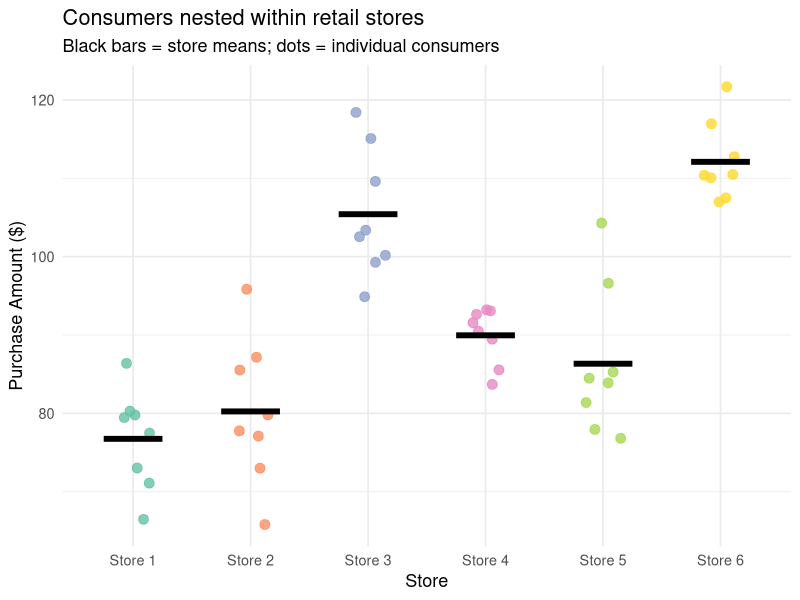
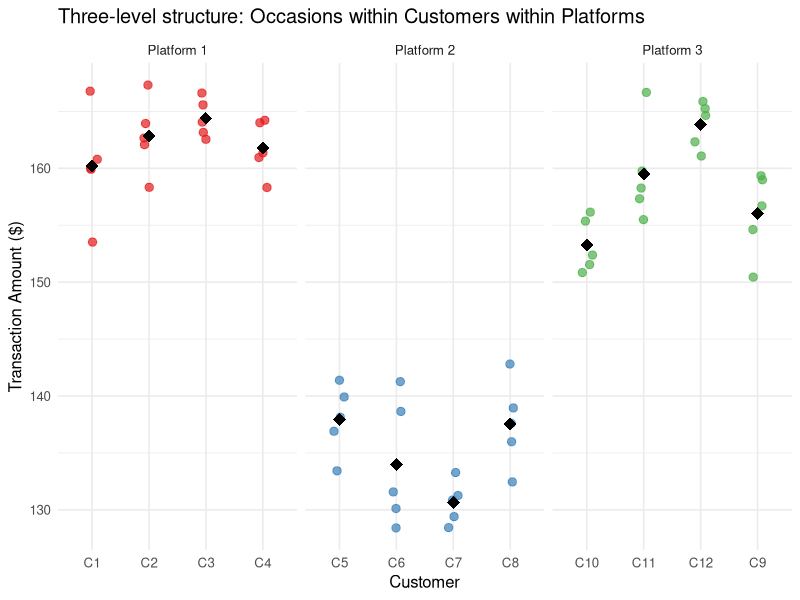
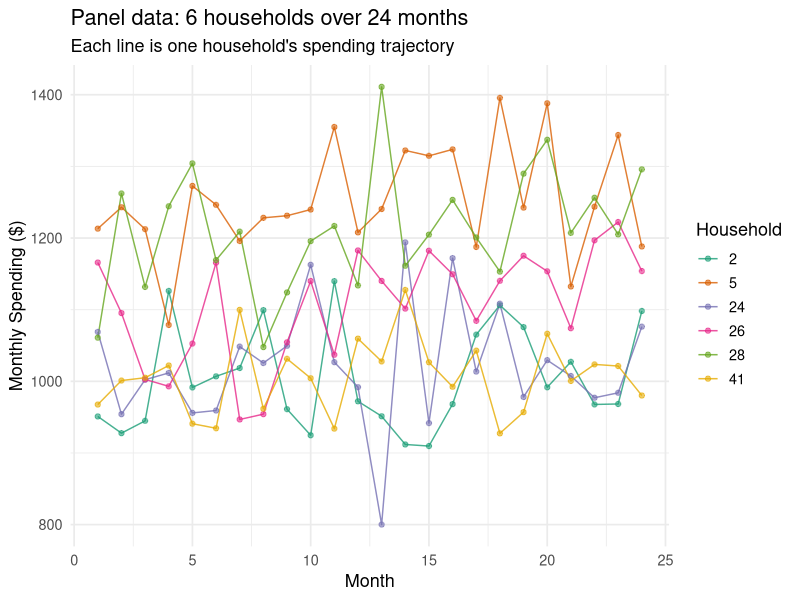
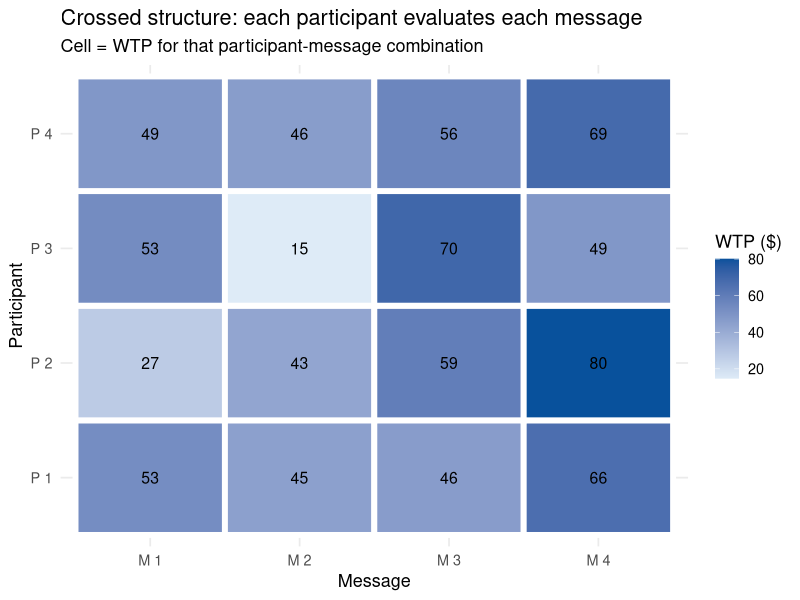
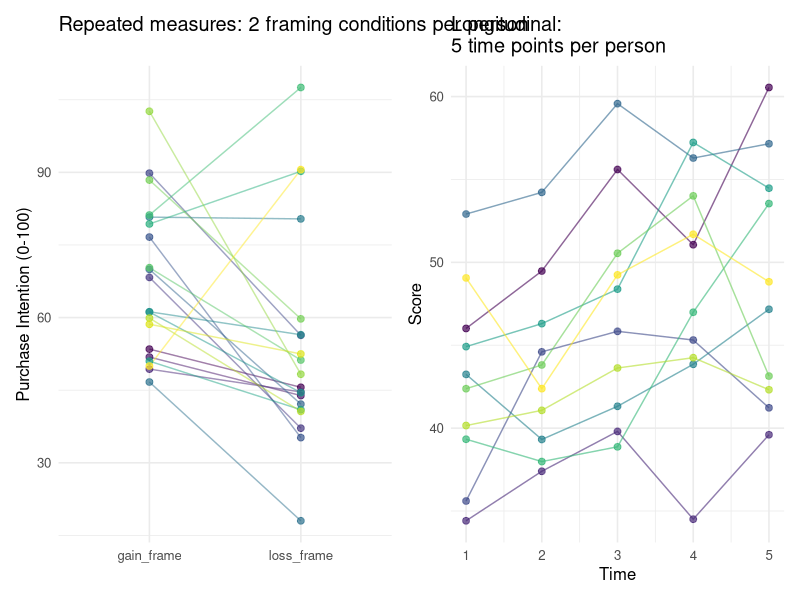

These charts were generated, in order, by the following R code:
## ---- chunk 1
library(tidyverse)
library(ggplot2)
library(lme4)
set.seed(123)
## ---- chunk 2
# Simulate a two-level structure
n_stores             <- 6
n_consumers_per_store <- 8

store_effects <- rnorm(n_stores, 0, 15)

df_stores <- expand_grid(
  store      = 1:n_stores,
  consumer   = 1:n_consumers_per_store
) |>
  mutate(
    consumer_id     = row_number(),
    store_effect    = store_effects[store],
    purchase_amount = 85 + store_effect + rnorm(n(), 0, 8),
    store           = factor(store, labels = paste("Store", 1:n_stores))
  )

ggplot(df_stores, aes(x = store, y = purchase_amount, color = store)) +
  geom_jitter(width = 0.15, size = 3, alpha = 0.8) +
  stat_summary(fun = mean, geom = "crossbar", width = 0.5,
               color = "black", linewidth = 0.8) +
  scale_color_brewer(palette = "Set2") +
  labs(
    title    = "Consumers nested within retail stores",
    subtitle = "Black bars = store means; dots = individual consumers",
    x = "Store", y = "Purchase Amount ($)"
  ) +
  theme_minimal(base_size = 13) +
  theme(legend.position = "none")
## ---- chunk 3
df_stores |>
  select(store, consumer, purchase_amount) |>
  head(12) |>
  knitr::kable(digits = 1, caption = "First 12 rows of a two-level dataset")
## ---- chunk 4
n_banks                 <- 3
n_customers_per_bank    <- 4
n_occasions_per_customer <- 5

bank_effects     <- rnorm(n_banks, 0, 8)
customer_effects <- rnorm(n_banks * n_customers_per_bank, 0, 5)

df_three <- expand_grid(
  bank     = 1:n_banks,
  customer = 1:n_customers_per_bank,
  occasion = 1:n_occasions_per_customer
) |>
  mutate(
    customer_id       = (bank - 1) * n_customers_per_bank + customer,
    bank_eff          = bank_effects[bank],
    customer_eff      = customer_effects[customer_id],
    transaction_amount = 150 + bank_eff + customer_eff + rnorm(n(), 0, 4),
    bank_label        = paste("Platform", bank),
    customer_label    = paste0("C", customer_id)
  )

ggplot(df_three, aes(x = customer_label, y = transaction_amount,
                      color = bank_label)) +
  geom_jitter(width = 0.1, alpha = 0.7, size = 2.5) +
  stat_summary(fun = mean, geom = "point", shape = 18,
               size = 4, color = "black") +
  facet_wrap(~ bank_label, scales = "free_x") +
  scale_color_brewer(palette = "Set1") +
  labs(
    title  = "Three-level structure: Occasions within Customers within Platforms",
    x      = "Customer",
    y      = "Transaction Amount ($)",
    color  = NULL
  ) +
  theme_minimal(base_size = 12) +
  theme(legend.position = "none")
## ---- chunk 5
n_households <- 50
n_months     <- 24

household_baseline <- rnorm(n_households, 1000, 200)

df_panel <- expand_grid(
  household = 1:n_households,
  month     = 1:n_months
) |>
  mutate(
    baseline   = household_baseline[household],
    spending   = baseline + 20 * (month - 12.5) / 12 + rnorm(n(), 0, 80),
    time_trend = month
  )

# Show 6 households
sample_hh <- sample(1:n_households, 6)

ggplot(df_panel |> filter(household %in% sample_hh),
       aes(x = month, y = spending, color = factor(household))) +
  geom_line(alpha = 0.8) +
  geom_point(size = 1.5, alpha = 0.6) +
  scale_color_brewer(palette = "Dark2") +
  labs(
    title    = "Panel data: 6 households over 24 months",
    subtitle = "Each line is one household's spending trajectory",
    x        = "Month",
    y        = "Monthly Spending ($)",
    color    = "Household"
  ) +
  theme_minimal(base_size = 13)
## ---- chunk 6
# Small illustration: 4 participants × 4 messages
crossed_df <- expand_grid(
  participant = paste("P", 1:4),
  message     = paste("M", 1:4)
) |>
  mutate(wtp = 50 + rnorm(16, 0, 15))

ggplot(crossed_df, aes(x = message, y = participant, fill = wtp)) +
  geom_tile(color = "white", linewidth = 2) +
  geom_text(aes(label = round(wtp)), size = 4) +
  scale_fill_gradient(low = "#deebf7", high = "#08519c") +
  labs(
    title    = "Crossed structure: each participant evaluates each message",
    subtitle = "Cell = WTP for that participant-message combination",
    x        = "Message",
    y        = "Participant",
    fill     = "WTP ($)"
  ) +
  theme_minimal(base_size = 13)
## ---- chunk 7
n_participants <- 40
n_messages     <- 80

participant_effects <- rnorm(n_participants, 0, 12)   # people differ in baseline WTP
message_effects     <- rnorm(n_messages, 0, 8)        # messages differ in baseline WTP
message_quality     <- runif(n_messages, 1, 10)       # message quality predictor

df_msgs <- expand_grid(participant = 1:n_participants, message = 1:n_messages) |>
  mutate(
    participant_eff = participant_effects[participant],
    message_eff     = message_effects[message],
    quality         = message_quality[message],
    wtp             = 50 + 4 * quality + participant_eff + message_eff + rnorm(n(), 0, 10),
    participant     = factor(participant),
    message         = factor(message)
  )
## ---- chunk 8
# Without message random effects (wrong)
model_no_msgs <- lmer(wtp ~ quality + (1 | participant),
                      data = df_msgs)

# With crossed random effects (correct)
model_crossed <- lmer(wtp ~ quality + (1 | participant) + (1 | message),
                      data = df_msgs)
## ---- chunk 9
wrong_se   <- broom.mixed::tidy(model_no_msgs)[2, "std.error"][[1]]
correct_se <- broom.mixed::tidy(model_crossed)[2, "std.error"][[1]]

tibble(
  Model          = c("Without message RE", "With message RE (crossed)"),
  Quality_SE     = c(wrong_se, correct_se)
) |>
  knitr::kable(digits = 3,
    caption = "SE of message quality effect: ignoring vs. modeling message-level variance")
## ---- chunk 10
# Repeated measures: gain vs. loss framing
df_rm <- tibble(
  person    = rep(1:20, each = 2),
  condition = rep(c("loss_frame", "gain_frame"), 20),
  purchase_intention = 55 + ifelse(condition == "gain_frame", 8, 0) +
                       rnorm(40, 0, 20)
)

p_rm <- ggplot(df_rm, aes(x = condition, y = purchase_intention,
                           group = person, color = factor(person))) +
  geom_line(alpha = 0.5) +
  geom_point(size = 2, alpha = 0.7) +
  scale_color_viridis_d() +
  labs(title = "Repeated measures: 2 framing conditions per person",
       x = NULL, y = "Purchase Intention (0-100)") +
  theme_minimal(base_size = 12) +
  theme(legend.position = "none")

# Longitudinal
df_long <- tibble(
  person = rep(1:10, each = 5),
  time   = rep(1:5, 10),
  score  = rep(rnorm(10, 50, 8), each = 5) +
           rep(rnorm(10, 2, 1), each = 5) * (rep(1:5, 10) - 3) +
           rnorm(50, 0, 3)
)

p_long <- ggplot(df_long, aes(x = time, y = score,
                               group = person, color = factor(person))) +
  geom_line(alpha = 0.6) +
  geom_point(size = 2, alpha = 0.7) +
  scale_color_viridis_d() +
  labs(title = "Longitudinal:\n5 time points per person",
       x = "Time", y = "Score") +
  theme_minimal(base_size = 12) +
  theme(legend.position = "none")

library(patchwork)
p_rm + p_long
